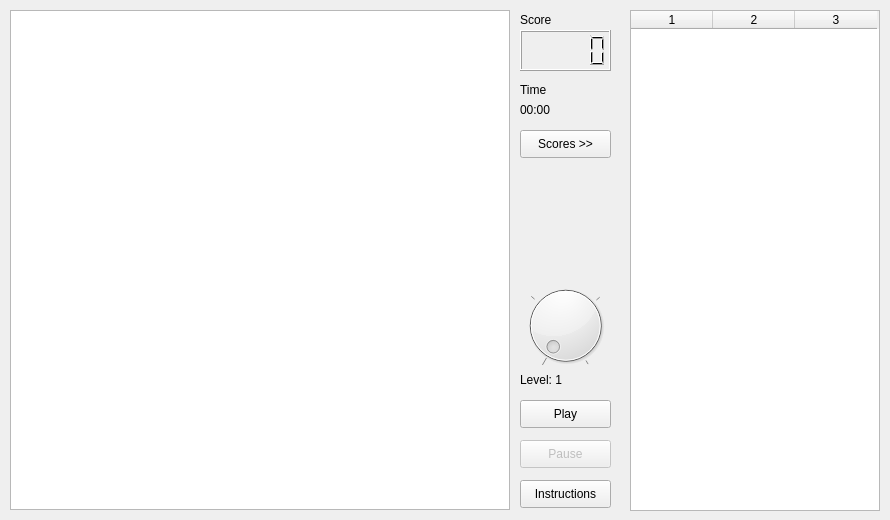
<?xml version="1.0" encoding="UTF-8"?>
<ui version="4.0">
 <class>MainWindow</class>
 <widget class="QMainWindow" name="MainWindow">
  <property name="geometry">
   <rect>
    <x>0</x>
    <y>0</y>
    <width>890</width>
    <height>520</height>
   </rect>
  </property>
  <property name="sizePolicy">
   <sizepolicy hsizetype="Fixed" vsizetype="Fixed">
    <horstretch>0</horstretch>
    <verstretch>0</verstretch>
   </sizepolicy>
  </property>
  <property name="windowTitle">
   <string>Snake 2</string>
  </property>
  <widget class="QWidget" name="centralwidget">
   <widget class="QGraphicsView" name="graphicsView">
    <property name="geometry">
     <rect>
      <x>10</x>
      <y>10</y>
      <width>500</width>
      <height>500</height>
     </rect>
    </property>
    <property name="minimumSize">
     <size>
      <width>500</width>
      <height>500</height>
     </size>
    </property>
    <property name="maximumSize">
     <size>
      <width>500</width>
      <height>500</height>
     </size>
    </property>
   </widget>
   <widget class="QDial" name="levelDial">
    <property name="geometry">
     <rect>
      <x>520</x>
      <y>280</y>
      <width>91</width>
      <height>91</height>
     </rect>
    </property>
    <property name="minimum">
     <number>1</number>
    </property>
    <property name="maximum">
     <number>4</number>
    </property>
    <property name="value">
     <number>1</number>
    </property>
    <property name="notchesVisible">
     <bool>true</bool>
    </property>
   </widget>
   <widget class="QPushButton" name="playButton">
    <property name="geometry">
     <rect>
      <x>520</x>
      <y>400</y>
      <width>91</width>
      <height>28</height>
     </rect>
    </property>
    <property name="text">
     <string>Play</string>
    </property>
   </widget>
   <widget class="QLCDNumber" name="scoreLcdNumber">
    <property name="geometry">
     <rect>
      <x>520</x>
      <y>30</y>
      <width>91</width>
      <height>41</height>
     </rect>
    </property>
   </widget>
   <widget class="QLabel" name="scoreLabel">
    <property name="geometry">
     <rect>
      <x>520</x>
      <y>10</y>
      <width>91</width>
      <height>20</height>
     </rect>
    </property>
    <property name="text">
     <string>Score</string>
    </property>
   </widget>
   <widget class="QLabel" name="timeLabel">
    <property name="geometry">
     <rect>
      <x>520</x>
      <y>80</y>
      <width>91</width>
      <height>20</height>
     </rect>
    </property>
    <property name="text">
     <string>Time</string>
    </property>
   </widget>
   <widget class="QLabel" name="timeValueLabel">
    <property name="geometry">
     <rect>
      <x>520</x>
      <y>100</y>
      <width>91</width>
      <height>20</height>
     </rect>
    </property>
    <property name="text">
     <string>00:00</string>
    </property>
   </widget>
   <widget class="QLabel" name="levelLabel">
    <property name="geometry">
     <rect>
      <x>520</x>
      <y>370</y>
      <width>91</width>
      <height>20</height>
     </rect>
    </property>
    <property name="text">
     <string>Level: 1</string>
    </property>
   </widget>
   <widget class="QTableWidget" name="scoreTableWidget">
    <property name="enabled">
     <bool>true</bool>
    </property>
    <property name="geometry">
     <rect>
      <x>630</x>
      <y>10</y>
      <width>250</width>
      <height>501</height>
     </rect>
    </property>
    <property name="editTriggers">
     <set>QAbstractItemView::NoEditTriggers</set>
    </property>
    <property name="selectionMode">
     <enum>QAbstractItemView::NoSelection</enum>
    </property>
    <property name="sortingEnabled">
     <bool>true</bool>
    </property>
    <property name="rowCount">
     <number>0</number>
    </property>
    <property name="columnCount">
     <number>3</number>
    </property>
    <attribute name="horizontalHeaderVisible">
     <bool>true</bool>
    </attribute>
    <attribute name="horizontalHeaderDefaultSectionSize">
     <number>82</number>
    </attribute>
    <attribute name="horizontalHeaderHighlightSections">
     <bool>false</bool>
    </attribute>
    <attribute name="horizontalHeaderMinimumSectionSize">
     <number>82</number>
    </attribute>
    <attribute name="verticalHeaderVisible">
     <bool>false</bool>
    </attribute>
    <column/>
    <column/>
    <column/>
   </widget>
   <widget class="QPushButton" name="scoretablePushButton">
    <property name="geometry">
     <rect>
      <x>520</x>
      <y>130</y>
      <width>91</width>
      <height>28</height>
     </rect>
    </property>
    <property name="text">
     <string>Scores &gt;&gt;</string>
    </property>
   </widget>
   <widget class="QPushButton" name="pauseButton">
    <property name="enabled">
     <bool>false</bool>
    </property>
    <property name="geometry">
     <rect>
      <x>520</x>
      <y>440</y>
      <width>91</width>
      <height>28</height>
     </rect>
    </property>
    <property name="text">
     <string>Pause</string>
    </property>
   </widget>
   <widget class="QPushButton" name="instructionsButton">
    <property name="geometry">
     <rect>
      <x>520</x>
      <y>480</y>
      <width>91</width>
      <height>28</height>
     </rect>
    </property>
    <property name="text">
     <string>Instructions</string>
    </property>
   </widget>
  </widget>
 </widget>
 <resources/>
 <connections/>
</ui>
